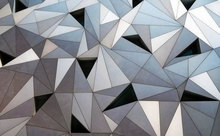
%> input picture my_image.jpg, 220 x 136 px, shrunk from 640 x 396 before the run
$ octave --eval "result = extract_keypoints(imread('my_image.jpg'));"   (GNU Octave 9; MATLAB toolbox functions it lacks are replaced by stand-ins)
%> lines starting %> are read from the running program, lines starting %| are printed output that depends on the picture; in (x1, y1, x2, y2) boxes, pixels count from 0 and x2, y2 are one past the last pixel; in counts of white or black regions, pixels touching at a corner belong together; the program's own positions count from 1
function [x, y, scores, Ih, Iv] = extract_keypoints(image)
%% extract_keypoints
% input:
%   image: colored image. Not grayscale or double yet.
% output:
%   x: n x 1 vector of x (col) locations that survive non-maximum suppression.
%   y: n x 1 vector of y (row) locations that survive non-maximum suppression.
%   scores: n x 1 vector of R scores of the keypoints correponding to (x,y).
%   Ih: x- (horizontal) gradient. Also appeared as Ix in the slides.
%   Iv: y- (vertical) gradient. Also appeared as Iy in the slides.

% The kernels are provided, but you can try other kernels.
Ih_kernel = [1 0 -1; ...
             2 0 -2; ...
             1 0 -1];
Iv_kernel = Ih_kernel';

%% [10 pts] Part A: Setup (Implement yourself)
k = 0.05;
window = 5;
grayIm = double(rgb2gray(image));
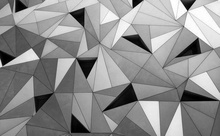
%> grayIm: size 136x220 double; min 0, max 255, mean 142.5
Ih = imfilter(grayIm, Ih_kernel);
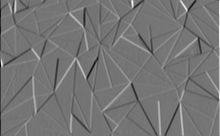
%> Ih: size 136x220 double; min -861, max 1007, mean -0.8; drawn with min black and max white
Iv = imfilter(grayIm, Iv_kernel);
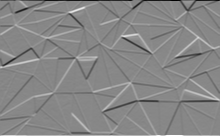
%> Iv: size 136x220 double; min -1016, max 905, mean 1.6; drawn with min black and max white
R = zeros(size(grayIm));

%% [15 pts] Part B: R score matrix (Implement yourself)
[rows, cols] = size(grayIm);
%> rows = 136; cols = 220
for r = 2:rows-1
    for c = 2:cols-1
        M = zeros(2,2);
        for i = r-1:r+1
            for j  = c-1:c+1
                M(1,1) = M(1,1) + Ih(i,j)^2;
                M(1,2) = M(1,2) + Ih(i,j) * Iv(i,j);
                M(2,1) = M(2,1) + Ih(i,j) * Iv(i,j);
                M(2,2) = M(2,2) + Iv(i,j)^2;
                R(r,c) = det(M) - k * trace(M)^2;
            end
        end
    end
end
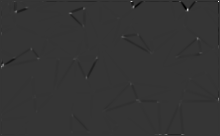
%> R: size 136x220 double; min -1.04e+12, max 3.96e+12, mean -5.42e+09; drawn with min black and max white
%> after the loop, M = [298961 67857; 67857 299057]
R(R==0) = -Inf;
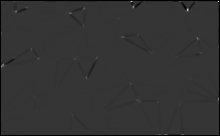
%> R: size 136x220 double; 2.37% of pixels changed, all inside (x1, y1, x2, y2) = (0, 0, 220, 136); drawn with min black, max white, NaN and infinite black


%% Part C: Thresholding R scores (Provided to you, do not modify)
% Threshold standards is arbitrary, but for this assignment, I set the
% value of the 1th percentile R as the threshold. So we only keep the
% largest 1% of the R scores (that are not -Inf) and their locations.
R_non_inf = R(~isinf(R));
top_R = sort(R_non_inf(:), 'descend');
R_threshold = top_R(round(length(top_R)*0.01));
%> R_threshold = 6.11e+10
R(R < R_threshold) = -Inf;

%% [15 pts] Part D: Non-maximum Suppression (Implement yourself)
checkM = zeros(3,3);
index = ones(3,3);
R(1,:) = -Inf;
R(size(R,1),:) = -Inf;
[rows, cols] = size(grayIm);
for i = 2:rows-1
    R(i,1) = -Inf;
    for j  = 2:cols-1
        if (j == cols-1)
            R(i,cols) = -Inf;
        end
        checkM = R(i-1:i+1, j-1:j+1);
        index = (checkM < R(i,j));
        index(2,2) = 1;
        if(any(index(:) == 0))
            R(i,j) = -Inf;
        end
    end
end
%> R: size 136x220 double; 99.72% of the values are NaN or infinite; the others: min 6.16e+10, max 3.96e+12, mean 4.61e+11
%> after the loop, index = [true true true; true true true; true true true]

x = [];
y = [];
[rows, cols] = size(grayIm);
for i = 1:rows
    for j = 1:cols
        if (R(i,j) ~= -Inf )
            x = [x, j]; % j = col
            y = [y, i]; % i = row
        end
    end
end
%> after the loop, x = 84 values, max 219 at index 9, min 2 at index 1, mean 107.7; y = 84 values from 2 to 135
scores = zeros(size(x));
for i = 1:length(x)
    scores(i) = R(y(i), x(i));
end
%> after the loop, scores = 84 values, max 3.96e+12 at index 9, min 6.16e+10 at index 75, mean 4.61e+11
%> `result = extract_keypoints(imread('my_image.jpg'));`: result has the same summary as x in extract_keypoints
scores = scores';
x = x';
y = y';

$ run again, on cardinal.jpg
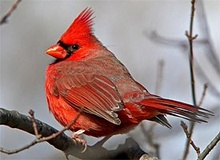
%> input picture cardinal.jpg, 220 x 160 px, shrunk from 275 x 200 before the run
%> after the loop in extract_keypoints, `for r = 2:rows-1`:
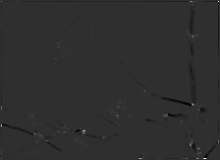
%> R: size 160x220 double; min -5.7e+11, max 2.49e+12, mean -4.54e+09; drawn with min black and max white
%> after the loop in extract_keypoints, `for r = 2:rows-1`: M = [612430 91288; 91288 581514]
%> in extract_keypoints, `R(R==0) = -Inf;`:
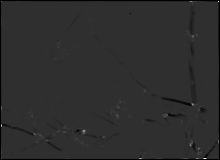
%> R: size 160x220 double; 2.15% of pixels changed, all inside (x1, y1, x2, y2) = (0, 0, 220, 160); drawn with min black, max white, NaN and infinite black
%> R_threshold = 7.87e+10
%> after the loop in extract_keypoints, `for i = 2:rows-1`: index = [true true true; true true true; true true true]
%> after the loop in extract_keypoints, `for i = 1:rows`: x = 96 values, max 219 at index 6, min 2 at index 1, mean 121.7; y = 96 values from 2 to 159
%> after the loop in extract_keypoints, `for i = 1:length(x)`: scores = 96 values, max 2.49e+12 at index 94, min 7.94e+10 at index 8, mean 3.54e+11
%> result has the same summary as x in extract_keypoints
